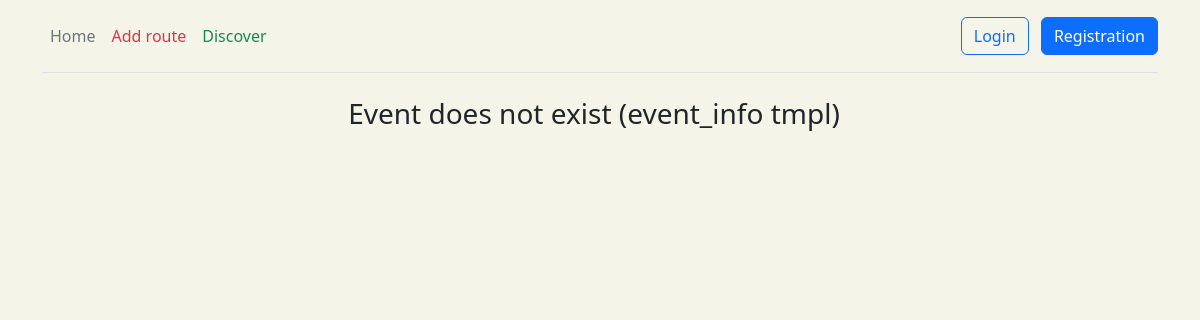
/route/44/event/41, run on an earlier commit of the app's database.
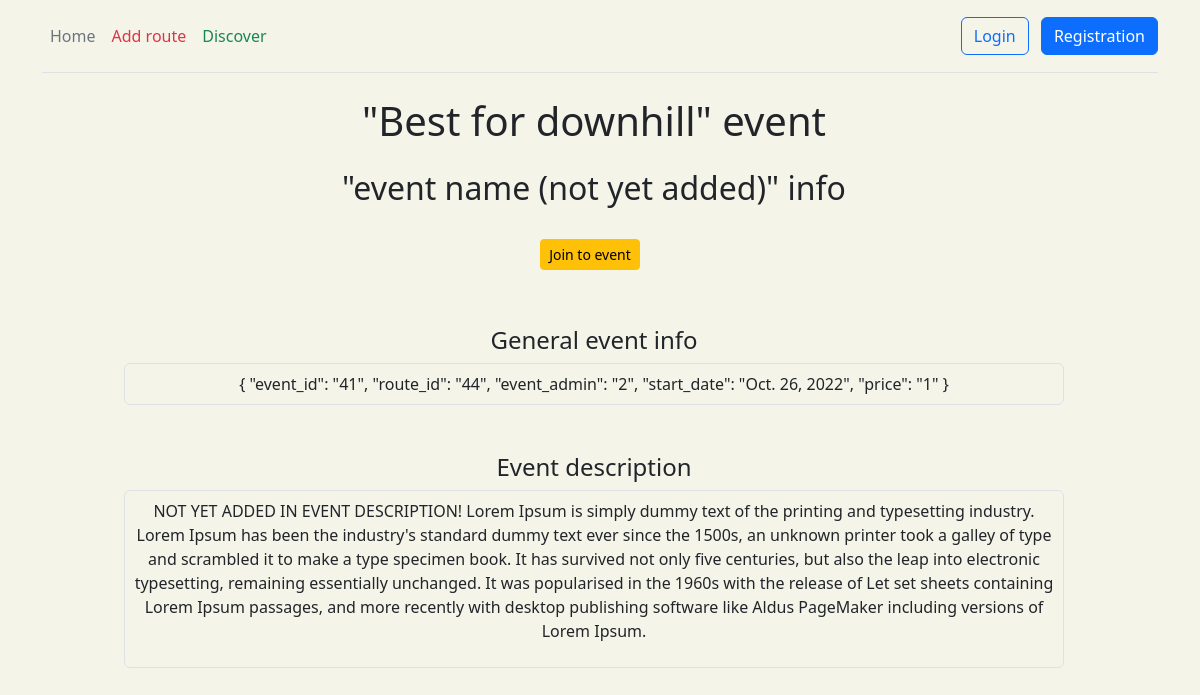
And on a later commit of the database.
### route/models.py (models this page shows, shortened)
class Event(models.Model):
    route = models.ForeignKey(Route, on_delete=models.CASCADE, null=True)
    event_admin = models.IntegerField()
    event_users = models.CharField(max_length=50, null=True)
    start_date = models.DateField()
    price = models.IntegerField()
    class Meta:
        verbose_name = 'Event'
        verbose_name_plural = 'Events'

### route/views.py (the view)
# urls.py: path('<int:route_id>/event', views.event, name='event'),
def event(request, route_id, event_id=None):
    if event_id is None:
        return render(request, 'route/event.html', event_func(request, route_id))
    else:
        data = event_func(request, route_id, event_id)
        print(data)
        button = False
        if len(data['result']) > 0:
            if data['result'][0]['event_users_id'] != '':
                pending = data['result'][0]['pending']
                accepted = data['result'][0]['accepted']
                for i in accepted:
                    if request.user.id in i:
                        button = True
                for i in pending:
                    if request.user.id in i:
                        button = True
        return render(request, 'route/event_info.html',
                      {'result': event_func(request, route_id, event_id), 'button': button})

### utils/mongo_utils.py (called while the page is built)
    def __enter__(self):
        CONNECTION_STRING = f"mongodb://{self.username}:{self.password}@{self.hostname}:{self.port}"
        self.client = MongoClient(CONNECTION_STRING)
        self.db = self.client['test']
        return self.db

    def __exit__(self, exc_type, exc_val, exc_tb):
        self.client.close()

### templates/route/event_info.html (shortened to what this page needs)
{% extends 'main/layout.html' %}
{% block content %}
    <div class="container">
        <div class="row">
            <ul class="list-group">
                {% if result.result|length > 0 %}
                    {% for itm in result.result %}
                        <div class="text-center col-md-10 mx-auto">
                            <h1 class="mb-4">"{{ result.result.0.route_name }}" event</h1>
                            <h2 class="mb-4">"event name (not yet added)" info</h2>
                            <div class="mb-5 p-2">
                                {% if request.user.id == itm.event_admin %}
                                    <a href="#"
                                       class="btn btn-sm btn-outline-danger flex-shrink-0 me-2"
                                       style="pointer-events: none">You are admin</a>
                                {% elif button is False %}
                                    <a href="{% url 'route:add_me_to_event' itm.route_id itm.event_id %}"
                                       class="btn btn-sm btn-warning flex-shrink-0 me-2">Join to event</a>
                                {% else %}
                                    <a href="#"
                                       class="btn btn-sm btn-outline-success flex-shrink-0 me-2"
                                       style="pointer-events: none">Joined</a>
                                {% endif %}
                            </div>
                            <h4>General event info</h4>
                            <div class="mb-5 p-2 border rounded">
                                {
                                "event_id": "{{ itm.event_id }}",
                                "route_id": "{{ itm.route_id }}",
                                "event_admin": "{{ itm.event_admin }}",
                                "start_date": "{{ itm.start_date }}",
                                "price": "{{ itm.price }}"
                                }
                            </div>
                            <h4>Event description</h4>
                            <div class="mb-5 p-2 border rounded">
                                <p> NOT YET ADDED IN EVENT DESCRIPTION! Lorem Ipsum is simply dummy text of the printing
                                    and
                                    typesetting industry. Lorem Ipsum has been the industry's standard dummy text ever
                                    since
                                    the 1500s, an unknown printer took a galley of type and scrambled it to make a type
                                    specimen book. It has survived not only five centuries, but also the leap into
                                    electronic typesetting, remaining essentially unchanged. It was popularised in the
                                    1960s with the release of Let set sheets containing Lorem Ipsum passages, and more
                                    recently with desktop publishing software like Aldus PageMaker including versions
                                    of Lorem Ipsum.</p>
                            </div>
                        </div>
                    {% endfor %}
                {% else %}
                    <h3 class="text-center">Event does not exist (event_info tmpl)</h3>
                {% endif %}
            </ul>
        </div>
    </div>
{% endblock %}

What changed in the data, as far as the page shows it:
added Event: result.0.route_name "Best for downhill", event_id "41", route_id "44", event_admin "2", start_date "Oct. 26, 2022", price "1"
Also different on the page:
text no longer shown: "Event does not exist (event_info tmpl)"
